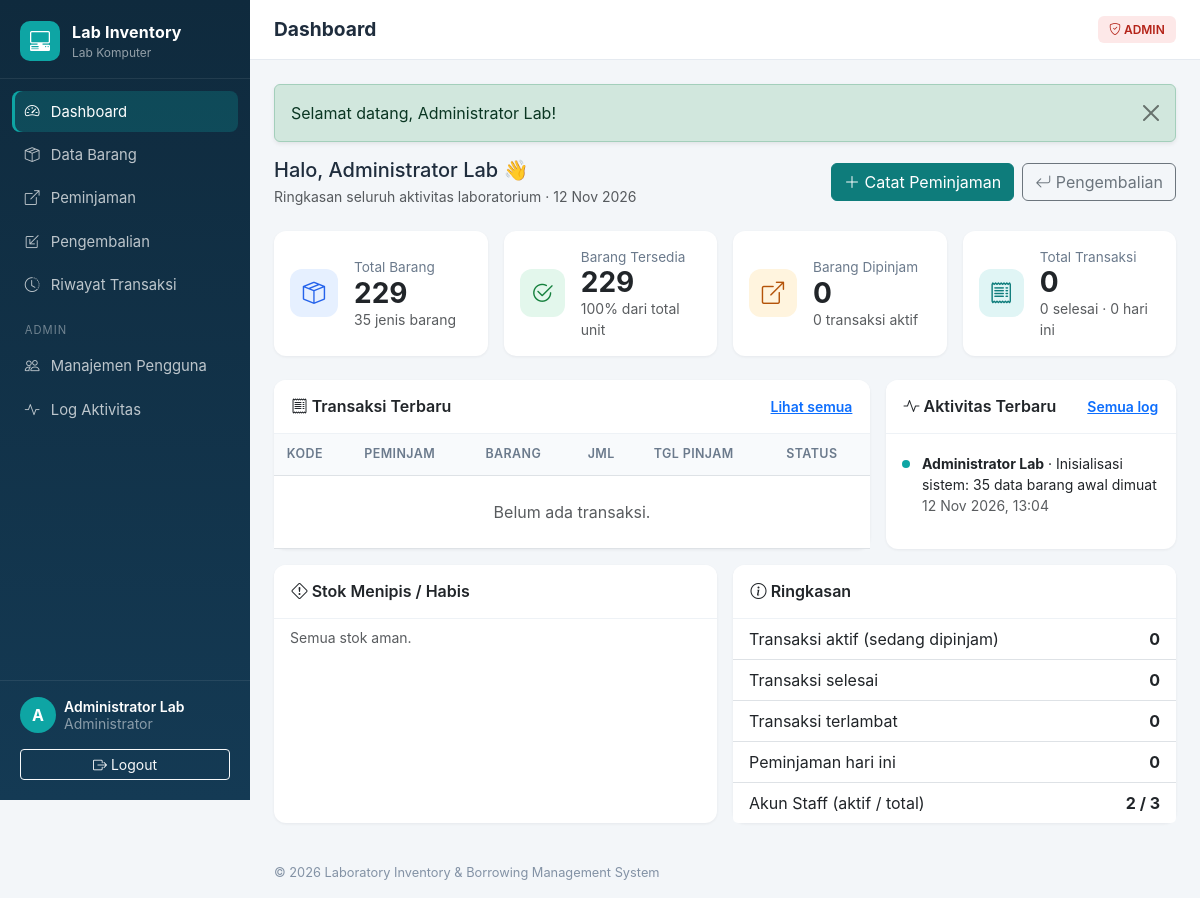
/index.php (signed in), run on the app's committed database.
### tables this page shows
CREATE TABLE IF NOT EXISTS users (
  id INT AUTO_INCREMENT PRIMARY KEY,
  nama VARCHAR(100) NOT NULL,
  username VARCHAR(50) NOT NULL UNIQUE,
  password VARCHAR(255) NOT NULL,
  role VARCHAR(10) NOT NULL DEFAULT 'staff',
  status VARCHAR(10) NOT NULL DEFAULT 'aktif',
  last_login DATETIME NULL,
  created_at DATETIME NOT NULL,
  updated_at DATETIME NULL
  );

CREATE TABLE IF NOT EXISTS log_aktivitas (
  id INT AUTO_INCREMENT PRIMARY KEY,
  user_id INT NULL,
  aksi VARCHAR(255) NOT NULL,
  created_at DATETIME NOT NULL,
  FOREIGN KEY (user_id) REFERENCES users(id) ON DELETE SET NULL
  );

### init.php (called while the page is built, shortened)
<?php
function db(): PDO
{
    static $pdo = null;
    if ($pdo) return $pdo;
    $opts = [
        PDO::ATTR_ERRMODE => PDO::ERRMODE_EXCEPTION,
        PDO::ATTR_DEFAULT_FETCH_MODE => PDO::FETCH_ASSOC,
        PDO::ATTR_EMULATE_PREPARES => false,
    ];
    try {
        if (DB_DRIVER === 'sqlite') {
            $isNew = !file_exists(DB_SQLITE_PATH);
            $pdo = new PDO('sqlite:' . DB_SQLITE_PATH, null, null, $opts);
            $pdo->exec('PRAGMA foreign_keys = ON');
            if ($isNew) install_database($pdo, 'sqlite');
        } else {
            $dsn = 'mysql:host=' . DB_HOST . ';port=' . DB_PORT . ';dbname=' . DB_NAME . ';charset=utf8mb4';
            $pdo = new PDO($dsn, DB_USER, DB_PASS, $opts);
            $pdo->exec("SET time_zone = '+07:00'");
        }
    } catch (PDOException $ex) {
        http_response_code(500);
        exit('<h3 style="font-family:sans-serif">Koneksi database gagal.</h3><p style="font-family:sans-serif">Periksa pengaturan di <code>config.php</code>. Detail: '
            . htmlspecialchars($ex->getMessage()) . '</p>');
    }
    return $pdo;
}
function e($s): string { return htmlspecialchars((string)$s, ENT_QUOTES, 'UTF-8'); }
function tgl(?string $d, bool $time = false): string
{
    $bln = ['', 'Jan', 'Feb', 'Mar', 'Apr', 'Mei', 'Jun', 'Jul', 'Agu', 'Sep', 'Okt', 'Nov', 'Des'];
    $ts = strtotime($d);
    return date('j', $ts) . ' ' . $bln[(int)date('n', $ts)] . ' ' . date('Y', $ts) . ($time ? ', ' . date('H:i', $ts) : '');
}
function current_user(): ?array
{
    static $cache = false;
    if ($cache !== false) return $cache;
    $cache = null;
    if (!empty($_SESSION['uid'])) {
        $st = db()->prepare('SELECT id, nama, username, role, status FROM users WHERE id = ?');
        $st->execute([$_SESSION['uid']]);
        $u = $st->fetch();
        if ($u && $u['status'] === 'aktif') {
            $cache = $u;
        } else {
            unset($_SESSION['uid']);
            flash('danger', 'Akun Anda telah dinonaktifkan. Hubungi Admin.');
        }
    }
    return $cache;
}
function require_login(): array
{
    $u = current_user();
    return $u;
}

### index.php (the view, shortened to what this page needs)
<?php
require __DIR__ . '/includes/init.php';
$me = require_login();
$admin = $me['role'] === 'admin';
$pdo = db();
$today = date('Y-m-d');
$s = $pdo->query('SELECT COUNT(*) AS jenis, COALESCE(SUM(stok_total),0) AS total, COALESCE(SUM(stok_tersedia),0) AS tersedia FROM barang')->fetch();
$totalUnit = (int)$s['total'];
$tersedia = (int)$s['tersedia'];
$dipinjam = $totalUnit - $tersedia;
$t = $pdo->query("SELECT COUNT(*) AS total,
        COALESCE(SUM(CASE WHEN status='dipinjam' THEN 1 ELSE 0 END),0) AS aktif,
        COALESCE(SUM(CASE WHEN status='selesai' THEN 1 ELSE 0 END),0) AS selesai
    FROM peminjaman")->fetch();
$st = $pdo->prepare("SELECT COUNT(*) FROM peminjaman WHERE status='dipinjam' AND tanggal_rencana_kembali < ?");
$st->execute([$today]);
$terlambat = (int)$st->fetchColumn();
$st = $pdo->prepare('SELECT COUNT(*) FROM peminjaman WHERE tanggal_pinjam = ?');
$st->execute([$today]);
$hariIni = (int)$st->fetchColumn();
$st = $pdo->prepare('SELECT p.*, u.nama AS petugas FROM peminjaman p LEFT JOIN users u ON u.id = p.dicatat_oleh'
    . ($admin ? '' : " WHERE p.dicatat_oleh = ? OR p.dikembalikan_oleh = ? OR p.status = 'dipinjam'")
    . ' ORDER BY p.created_at DESC, p.id DESC LIMIT 6');
$st->execute($admin ? [] : [$me['id'], $me['id']]);
$recent = $st->fetchAll();
if ($admin) {
    $acts = $pdo->query('SELECT l.*, u.nama, u.role FROM log_aktivitas l LEFT JOIN users u ON u.id = l.user_id
        ORDER BY l.created_at DESC, l.id DESC LIMIT 8')->fetchAll();
} else {
    $st = $pdo->prepare('SELECT l.*, u.nama, u.role FROM log_aktivitas l LEFT JOIN users u ON u.id = l.user_id
        WHERE l.user_id = ? ORDER BY l.created_at DESC, l.id DESC LIMIT 8');
    $st->execute([$me['id']]);
    $acts = $st->fetchAll();
}
$low = $pdo->query('SELECT kode, nama, stok_tersedia, stok_total FROM barang
    WHERE stok_tersedia <= 1 OR stok_tersedia * 10 <= stok_total * 3 ORDER BY stok_tersedia ASC, nama LIMIT 6')->fetchAll();
if ($admin) {
    $staff = $pdo->query("SELECT COUNT(*) AS total, COALESCE(SUM(CASE WHEN status='aktif' THEN 1 ELSE 0 END),0) AS aktif FROM users WHERE role='staff'")->fetch();
}
$title = 'Dashboard';
$active = 'dashboard';
require __DIR__ . '/includes/header.php';
?>
<div class="d-flex flex-wrap justify-content-between align-items-center gap-2 mb-4">
    <div>
        <h2 class="h5 mb-1">Halo, <?= e($me['nama']) ?> 👋</h2>
        <div class="text-muted small"><?= $admin ? 'Ringkasan seluruh aktivitas laboratorium' : 'Ringkasan operasional laboratorium hari ini' ?> · <?= tgl($today) ?></div>
    </div>
    <div class="d-flex gap-2">
        <a href="peminjaman.php" class="btn btn-primary"><i class="bi bi-plus-lg"></i> Catat Peminjaman</a>
        <a href="pengembalian.php" class="btn btn-outline-secondary"><i class="bi bi-arrow-return-left"></i> Pengembalian</a>
    </div>
</div>
<div class="row g-3 mb-4">
    <?php
    $cards = [
        ['Total Barang', number_format($totalUnit), (int)$s['jenis'] . ' jenis barang', 'bi-box-seam', 'bg-soft-primary'],
        ['Barang Tersedia', number_format($tersedia), $totalUnit ? round($tersedia / $totalUnit * 100) . '% dari total unit' : '-', 'bi-check2-circle', 'bg-soft-success'],
        ['Barang Dipinjam', number_format($dipinjam), (int)$t['aktif'] . ' transaksi aktif' . ($terlambat ? " · $terlambat terlambat" : ''), 'bi-box-arrow-up-right', 'bg-soft-warning'],
        ['Total Transaksi', number_format((int)$t['total']), (int)$t['selesai'] . ' selesai · ' . $hariIni . ' hari ini', 'bi-receipt', 'bg-soft-info'],
    ];
    foreach ($cards as [$label, $val, $sub, $icon, $bg]): ?>
        <div class="col-sm-6 col-xl-3">
            <div class="card stat-card h-100">
                <div class="card-body d-flex gap-3 align-items-center">
                    <div class="stat-icon <?= $bg ?>"><i class="bi <?= $icon ?>"></i></div>
                    <div>
                        <div class="stat-label"><?= $label ?></div>
                        <div class="stat-value"><?= $val ?></div>
                        <div class="small text-muted"><?= e($sub) ?></div>
                    </div>
                </div>
            </div>
        </div>
    <?php endforeach; ?>
</div>
<div class="row g-3">
    <div class="col-xl-8">
        <div class="card h-100">
            <div class="card-header d-flex justify-content-between align-items-center">
                <span><i class="bi bi-receipt"></i> Transaksi Terbaru</span>
                <a href="riwayat.php" class="small">Lihat semua</a>
            </div>
            <div class="table-responsive">
                <table class="table table-hover mb-0">
                    <thead><tr><th>Kode</th><th>Peminjam</th><th>Barang</th><th>Jml</th><th>Tgl Pinjam</th><th>Status</th></tr></thead>
                    <tbody>
                    <?php if (!$recent): ?><tr><td colspan="6" class="text-center text-muted py-4">Belum ada transaksi.</td></tr><?php endif; ?>
                    </tbody>
                </table>
            </div>
        </div>
    </div>
    <div class="col-xl-4">
        <div class="card h-100">
            <div class="card-header d-flex justify-content-between align-items-center">
                <span><i class="bi bi-activity"></i> <?= $admin ? 'Aktivitas Terbaru' : 'Aktivitas Saya' ?></span>
                <?php if ($admin): ?><a href="aktivitas.php" class="small">Semua log</a><?php endif; ?>
            </div>
            <div class="card-body py-2">
                <?php foreach ($acts as $a): ?>
                    <div class="activity-item">
                        <span class="activity-dot"></span>
                        <div class="small">
                            <div><?php if ($admin): ?><strong><?= e($a['nama'] ?? 'Sistem') ?></strong> · <?php endif; ?><?= e($a['aksi']) ?></div>
                            <div class="text-muted"><?= tgl($a['created_at'], true) ?></div>
                        </div>
                    </div>
                <?php endforeach; ?>
            </div>
        </div>
    </div>
    <div class="col-lg-6">
        <div class="card h-100">
            <div class="card-header"><i class="bi bi-exclamation-diamond"></i> Stok Menipis / Habis</div>
            <ul class="list-group list-group-flush">
                <?php if (!$low): ?><li class="list-group-item text-muted small">Semua stok aman.</li><?php endif; ?>
            </ul>
        </div>
    </div>
    <div class="col-lg-6">
        <div class="card h-100">
            <div class="card-header"><i class="bi bi-info-circle"></i> Ringkasan</div>
            <ul class="list-group list-group-flush">
                <li class="list-group-item d-flex justify-content-between"><span>Transaksi aktif (sedang dipinjam)</span><strong><?= (int)$t['aktif'] ?></strong></li>
                <li class="list-group-item d-flex justify-content-between"><span>Transaksi selesai</span><strong><?= (int)$t['selesai'] ?></strong></li>
                <li class="list-group-item d-flex justify-content-between"><span>Transaksi terlambat</span><strong class="<?= $terlambat ? 'text-danger' : '' ?>"><?= $terlambat ?></strong></li>
                <li class="list-group-item d-flex justify-content-between"><span>Peminjaman hari ini</span><strong><?= $hariIni ?></strong></li>
                <?php if ($admin): ?>
                    <li class="list-group-item d-flex justify-content-between"><span>Akun Staff (aktif / total)</span><strong><?= (int)$staff['aktif'] ?> / <?= (int)$staff['total'] ?></strong></li>
                <?php endif; ?>
            </ul>
        </div>
    </div>
</div>
<?php require __DIR__ . '/includes/footer.php'; ?>

### header.php (shortened to what this page needs)
<?php
$me = current_user();
$menu = [
    ['index.php', 'dashboard', 'bi-speedometer2', 'Dashboard', false],
    ['barang.php', 'barang', 'bi-box-seam', 'Data Barang', false],
    ['peminjaman.php', 'peminjaman', 'bi-box-arrow-up-right', 'Peminjaman', false],
    ['pengembalian.php', 'pengembalian', 'bi-box-arrow-in-down-left', 'Pengembalian', false],
    ['riwayat.php', 'riwayat', 'bi-clock-history', 'Riwayat Transaksi', false],
    ['users.php', 'users', 'bi-people', 'Manajemen Pengguna', true],
    ['aktivitas.php', 'aktivitas', 'bi-activity', 'Log Aktivitas', true],
];
?>
<!DOCTYPE html>
<html lang="id">
<head>
    <link href="https://cdn.jsdelivr.net/npm/bootstrap@5.3.3/dist/css/bootstrap.min.css" rel="stylesheet">
    <link href="https://cdn.jsdelivr.net/npm/bootstrap-icons@1.11.3/font/bootstrap-icons.min.css" rel="stylesheet">
    <link href="assets/style.css" rel="stylesheet">
</head>
<body>
<div class="app">
    <aside class="sidebar offcanvas-lg offcanvas-start" tabindex="-1" id="sidebar">
        <div class="brand">
            <span class="brand-icon"><i class="bi bi-pc-display-horizontal"></i></span>
            <div>
                <div class="brand-name"><?= e(APP_NAME) ?></div>
                <div class="brand-sub">Lab Komputer</div>
            </div>
        </div>
        <nav class="nav flex-column">
            <?php foreach ($menu as [$href, $key, $icon, $label, $adminOnly]):
                if ($key === 'users'): ?><div class="nav-section">Admin</div><?php endif; ?>
                <a class="nav-link<?= ($active ?? '') === $key ? ' active' : '' ?>" href="<?= $href ?>">
                    <i class="bi <?= $icon ?>"></i><span><?= $label ?></span>
                </a>
            <?php endforeach; ?>
        </nav>
        <div class="sidebar-foot">
            <div class="d-flex align-items-center gap-2">
                <span class="avatar"><?= e(mb_strtoupper(mb_substr($me['nama'], 0, 1))) ?></span>
                <div class="small lh-sm overflow-hidden">
                    <div class="fw-semibold text-white text-truncate"><?= e($me['nama']) ?></div>
                    <div class="text-white-50"><?= $me['role'] === 'admin' ? 'Administrator' : 'Staff Lab' ?></div>
                </div>
            </div>
            <a href="logout.php" class="btn btn-sm btn-outline-light w-100 mt-3"><i class="bi bi-box-arrow-right"></i> Logout</a>
        </div>
    </aside>
    <main class="content">
        <header class="topbar">
            <h1 class="page-title"><?= e($title ?? '') ?></h1>
            <span class="ms-auto badge role-badge <?= $me['role'] === 'admin' ? 'role-admin' : 'role-staff' ?>">
                <i class="bi <?= $me['role'] === 'admin' ? 'bi-shield-check' : 'bi-person-badge' ?>"></i> <?= strtoupper(e($me['role'])) ?>
            </span>
        </header>
        <div class="page">
        <?php foreach (get_flashes() as [$type, $msg]): ?>
            <div class="alert alert-<?= e($type) ?> alert-dismissible fade show shadow-sm" role="alert">
                <?= e($msg) ?>
                <button type="button" class="btn-close" data-bs-dismiss="alert"></button>
            </div>
        <?php endforeach; ?>

### data on the page
users: nama "A", nama "Administrator Lab", role "ADMIN"
log_aktivitas: user.nama "Administrator Lab", aksi "Inisialisasi sistem: 35 data barang awal dimuat", created_at "12 Nov 2026, 13:04"

### other printed values
APP_NAME "Lab Inventory"
$label "Dashboard"
$label "Data Barang"
$label "Peminjaman"
$label "Pengembalian"
$label "Riwayat Transaksi"
$label "Manajemen Pengguna"
$label "Log Aktivitas"
$title "Dashboard"
$msg "Selamat datang, Administrator Lab!"
$label "Total Barang"
$val "229"
$sub "35 jenis barang"
$label "Barang Tersedia"
$sub "100% dari total unit"
